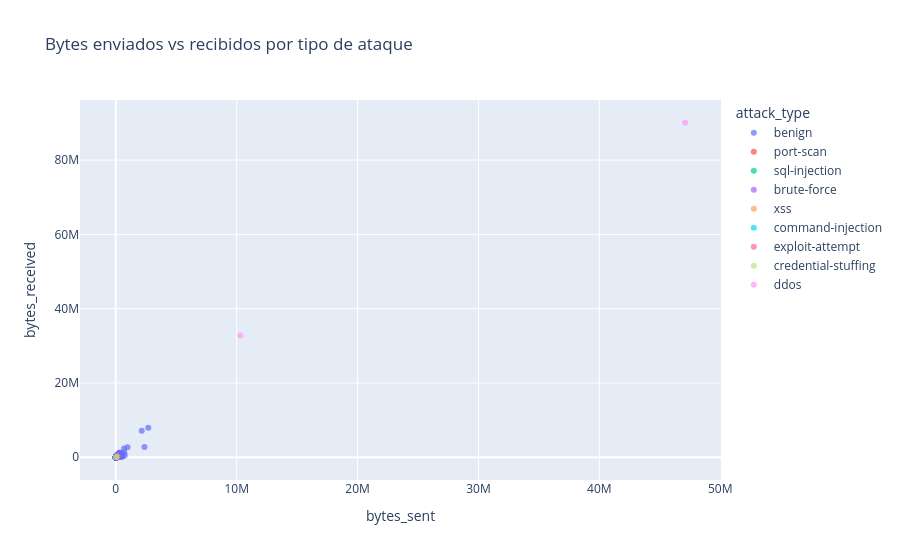

The notebook cell saved with this chart:
### Code cell
fig = px.scatter(
    df.sample(n=500),
    x='bytes_sent', 
    y='bytes_received',
    color='attack_type',
    title='Bytes enviados vs recibidos por tipo de ataque',
    opacity=0.7,
    hover_data=['protocol', 'src_port', 'dst_port']
)

fig.show()

### Figure 1 — Plotly figure (JSON) as saved in the notebook; plotly's stock layout.template omitted (floating-point values rounded to 4 significant figures; data arrays with more than 128 entries replaced by an {"elided": "..."} marker saying what was removed)
{"data": [{"customdata": {"elided": "475x3 mixed values"}, "hovertemplate": "attack_type=benign<br>bytes_sent=%{x}<br>bytes_received=%{y}<br>protocol=%{customdata[0]}<br>src_port=%{customdata[1]}<br>dst_port=%{customdata[2]}<extra></extra>", "legendgroup": "benign", "marker": {"color": "#636efa", "opacity": 0.7, "symbol": "circle"}, "mode": "markers", "name": "benign", "orientation": "v", "showlegend": true, "type": "scatter", "x": {"elided": "475 int values"}, "xaxis": "x", "y": {"elided": "475 int values"}, "yaxis": "y"}, {"customdata": [["TCP", 21, 149], ["UDP", 44664, 700], ["TCP", 56779, 398], ["TCP", 443, 145], ["TCP", 63459, 325], ["UDP", 30521, 628]], "hovertemplate": "attack_type=port-scan<br>bytes_sent=%{x}<br>bytes_received=%{y}<br>protocol=%{customdata[0]}<br>src_port=%{customdata[1]}<br>dst_port=%{customdata[2]}<extra></extra>", "legendgroup": "port-scan", "marker": {"color": "#EF553B", "opacity": 0.7, "symbol": "circle"}, "mode": "markers", "name": "port-scan", "orientation": "v", "showlegend": true, "type": "scatter", "x": [6272, 1057, 2696, 3003, 852, 14446], "xaxis": "x", "y": [17455, 163, 5735, 4580, 1040, 37486], "yaxis": "y"}, {"customdata": [["UDP", 12288, 80], ["TCP", 29108, 3389], ["TCP", 4735, 53]], "hovertemplate": "attack_type=sql-injection<br>bytes_sent=%{x}<br>bytes_received=%{y}<br>protocol=%{customdata[0]}<br>src_port=%{customdata[1]}<br>dst_port=%{customdata[2]}<extra></extra>", "legendgroup": "sql-injection", "marker": {"color": "#00cc96", "opacity": 0.7, "symbol": "circle"}, "mode": "markers", "name": "sql-injection", "orientation": "v", "showlegend": true, "type": "scatter", "x": [77846, 4917, 86013], "xaxis": "x", "y": [190896, 8758, 276673], "yaxis": "y"}, {"customdata": [["TCP", 80, 80], ["TCP", 80, 80], ["TCP", 443, 443], ["TCP", 443, 443], ["UDP", 22, 22], ["TCP", 3389, 3389], ["TCP", 3389, 3389], ["TCP", 22, 22]], "hovertemplate": "attack_type=brute-force<br>bytes_sent=%{x}<br>bytes_received=%{y}<br>protocol=%{customdata[0]}<br>src_port=%{customdata[1]}<br>dst_port=%{customdata[2]}<extra></extra>", "legendgroup": "brute-force", "marker": {"color": "#ab63fa", "opacity": 0.7, "symbol": "circle"}, "mode": "markers", "name": "brute-force", "orientation": "v", "showlegend": true, "type": "scatter", "x": [34596, 147412, 5989, 31871, 38577, 108476, 19017, 22086], "xaxis": "x", "y": [3139, 223105, 12248, 29124, 53810, 263128, 64774, 36078], "yaxis": "y"}, {"customdata": [["UDP", 63766, 443]], "hovertemplate": "attack_type=xss<br>bytes_sent=%{x}<br>bytes_received=%{y}<br>protocol=%{customdata[0]}<br>src_port=%{customdata[1]}<br>dst_port=%{customdata[2]}<extra></extra>", "legendgroup": "xss", "marker": {"color": "#FFA15A", "opacity": 0.7, "symbol": "circle"}, "mode": "markers", "name": "xss", "orientation": "v", "showlegend": true, "type": "scatter", "x": [1791], "xaxis": "x", "y": [1368], "yaxis": "y"}, {"customdata": [["TCP", 44746, 445], ["TCP", 18778, 1433]], "hovertemplate": "attack_type=command-injection<br>bytes_sent=%{x}<br>bytes_received=%{y}<br>protocol=%{customdata[0]}<br>src_port=%{customdata[1]}<br>dst_port=%{customdata[2]}<extra></extra>", "legendgroup": "command-injection", "marker": {"color": "#19d3f3", "opacity": 0.7, "symbol": "circle"}, "mode": "markers", "name": "command-injection", "orientation": "v", "showlegend": true, "type": "scatter", "x": [30100, 2023], "xaxis": "x", "y": [98937, 487], "yaxis": "y"}, {"customdata": [["TCP", 39938, 80], ["TCP", 15273, 53]], "hovertemplate": "attack_type=exploit-attempt<br>bytes_sent=%{x}<br>bytes_received=%{y}<br>protocol=%{customdata[0]}<br>src_port=%{customdata[1]}<br>dst_port=%{customdata[2]}<extra></extra>", "legendgroup": "exploit-attempt", "marker": {"color": "#FF6692", "opacity": 0.7, "symbol": "circle"}, "mode": "markers", "name": "exploit-attempt", "orientation": "v", "showlegend": true, "type": "scatter", "x": [125629, 61223], "xaxis": "x", "y": [356719, 86497], "yaxis": "y"}, {"customdata": [["TCP", 443, 443]], "hovertemplate": "attack_type=credential-stuffing<br>bytes_sent=%{x}<br>bytes_received=%{y}<br>protocol=%{customdata[0]}<br>src_port=%{customdata[1]}<br>dst_port=%{customdata[2]}<extra></extra>", "legendgroup": "credential-stuffing", "marker": {"color": "#B6E880", "opacity": 0.7, "symbol": "circle"}, "mode": "markers", "name": "credential-stuffing", "orientation": "v", "showlegend": true, "type": "scatter", "x": [57089], "xaxis": "x", "y": [42833], "yaxis": "y"}, {"customdata": [["TCP", 31073, 443], ["TCP", 80, 22]], "hovertemplate": "attack_type=ddos<br>bytes_sent=%{x}<br>bytes_received=%{y}<br>protocol=%{customdata[0]}<br>src_port=%{customdata[1]}<br>dst_port=%{customdata[2]}<extra></extra>", "legendgroup": "ddos", "marker": {"color": "#FF97FF", "opacity": 0.7, "symbol": "circle"}, "mode": "markers", "name": "ddos", "orientation": "v", "showlegend": true, "type": "scatter", "x": [10309216, 47101276], "xaxis": "x", "y": [32751289, 90054875], "yaxis": "y"}], "layout": {"legend": {"title": {"text": "attack_type"}, "tracegroupgap": 0}, "title": {"text": "Bytes enviados vs recibidos por tipo de ataque"}, "xaxis": {"anchor": "y", "domain": [0, 1], "title": {"text": "bytes_sent"}}, "yaxis": {"anchor": "x", "domain": [0, 1], "title": {"text": "bytes_received"}}}}
